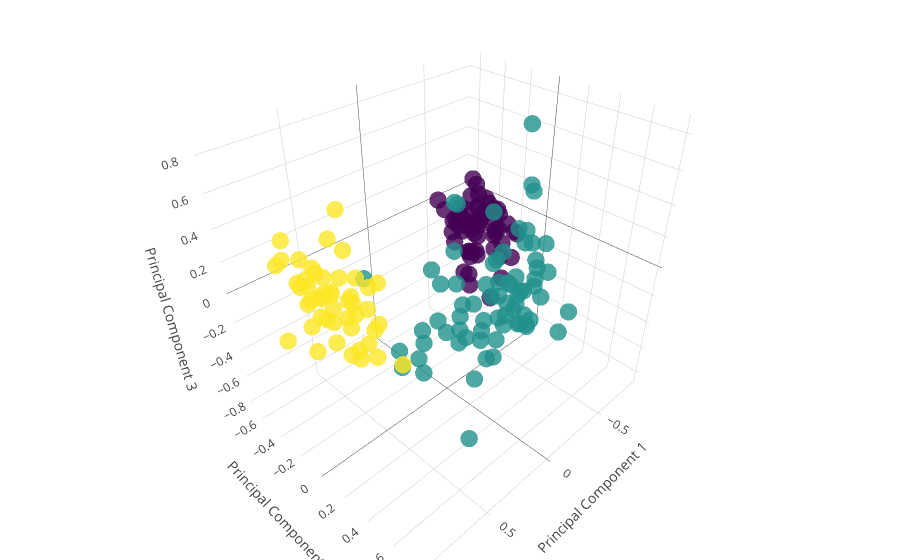

Notebook source saved alongside this figure:
### Markdown cell above
Depending on the initial seed, the result would fluctuate but at this seed, 81.5% accuracy is achieved. Let's visualize the model's assignment:

### Code cell
trace2 = go.Scatter3d(
    x=PCAdf['principal component 1'],
    y=PCAdf['principal component 2'],
    z=PCAdf['principal component 3'],
    mode='markers',
    marker=dict(
        size=6,
        color=clustering,                # set color to an array/list of desired values
        colorscale='Viridis',   # choose a colorscale
        opacity=0.8
    )
)

data1 = [trace2]

fig1 = go.Figure(data=data, layout=layout)
iplot(fig1)

### Figure 1 — Plotly figure (JSON) as saved in the notebook; plotly's stock layout.template omitted (floating-point values rounded to 4 significant figures; data arrays with more than 128 entries replaced by an {"elided": "..."} marker saying what was removed)
{"data": [{"marker": {"color": {"elided": "178 int values"}, "colorscale": "Viridis", "opacity": 0.8, "size": 6}, "mode": "markers", "type": "scatter3d", "uid": "656f844b-67c5-4e80-a1c6-eb61c7ce11b3", "x": {"elided": "178 float values"}, "y": {"elided": "178 float values"}, "z": {"elided": "178 float values"}}], "layout": {"margin": {"b": 0, "l": 0, "r": 0, "t": 0}, "scene": {"xaxis": {"title": {"text": "Principal Component 1"}}, "yaxis": {"title": {"text": "Principal Component 2"}}, "zaxis": {"title": {"text": "Principal Component 3"}}}, "showlegend": false}}
